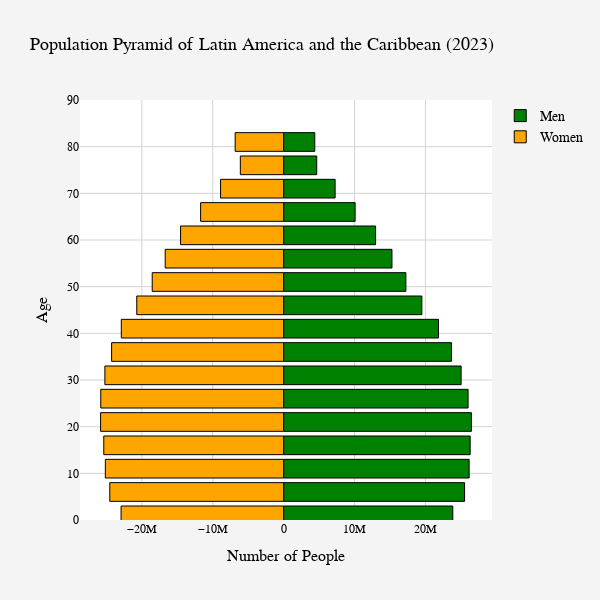

Here is the notebook cell this chart was saved with:
### Code cell
# Regional Context
    # All of Latin America & the Caribbean (TLA)
country_choice_2 = "TLA"
LA_caribbean = wbdata.get_dataframe(categories,country=country_choice_2)

# Creating a population pyramid
py.init_notebook_mode(connected=True)

layout_LA_caribbean = go.Layout(
    title="Population Pyramid of Latin America and the Caribbean (2023)",
    title_font=dict(size=18, color='black'),
    barmode='overlay',
    width=600,
    height=600,
    paper_bgcolor='#f4f4f4',
    plot_bgcolor='#ffffff',
    font=dict(family="Arial, sans-serif", size=14, color="black"),
    xaxis=dict(
        title='Number of People',
        title_font=dict(size=16),
        tickfont=dict(size=12),
        gridcolor='lightgray'
    ),
    yaxis=dict(
        range=[0, 90],
        title='Age',
        title_font=dict(size=16),
        tickfont=dict(size=12),
        gridcolor='lightgray'
    ),
    showlegend=True
)

bins_LA_caribbean = [go.Bar(x = LA_caribbean.loc[str(2023),:].filter(regex="Male").values,
               y = [int(s[:2])+1 for s in ages],
               orientation='h',
               name='Men',
               marker=dict(color='green', line=dict(color='black', width=1)),
               hoverinfo='skip'
               ),

        go.Bar(x = -LA_caribbean.loc[str(2023),:].filter(regex="Female").values,
               y=[int(s[:2])+1 for s in ages],
               orientation='h',
               name='Women',
               marker=dict(color='yellow', line=dict(color='black', width=1)),
               hoverinfo='skip',
               )
        ]

py.iplot(dict(data=bins_LA_caribbean, layout=layout_LA_caribbean))

### Figure 1 — Plotly figure (JSON) as saved in the notebook; plotly's stock layout.template omitted (floating-point values rounded to 4 significant figures)
{"data": [{"hoverinfo": "skip", "marker": {"color": "green", "line": {"color": "black", "width": 1}}, "name": "Men", "orientation": "h", "type": "bar", "x": [23862208, 25525186, 26166550, 26311425, 26485310, 26019051, 25033048, 23676457, 21845348, 19494938, 17244684, 15279069, 12971568, 10081282, 7263821, 4665008, 4390431], "y": [1, 6, 11, 16, 21, 26, 31, 36, 41, 46, 51, 56, 61, 66, 71, 76, 81]}, {"hoverinfo": "skip", "marker": {"color": "orange", "line": {"color": "black", "width": 1}}, "name": "Women", "orientation": "h", "type": "bar", "x": [-22934780, -24529189, -25154957, -25375114, -25822451, -25800251, -25216804, -24269977, -22901906, -20721065, -18542575, -16709194, -14541310, -11712498, -8898661, -6111010, -6840845], "y": [1, 6, 11, 16, 21, 26, 31, 36, 41, 46, 51, 56, 61, 66, 71, 76, 81]}], "layout": {"barmode": "overlay", "font": {"color": "black", "family": "Arial, sans-serif", "size": 14}, "height": 600, "paper_bgcolor": "#f4f4f4", "plot_bgcolor": "#ffffff", "showlegend": true, "title": {"font": {"color": "black", "size": 18}, "text": "Population Pyramid of Latin America and the Caribbean (2023)"}, "width": 600, "xaxis": {"gridcolor": "lightgray", "tickfont": {"size": 12}, "title": {"font": {"size": 16}, "text": "Number of People"}}, "yaxis": {"gridcolor": "lightgray", "range": [0, 90], "tickfont": {"size": 12}, "title": {"font": {"size": 16}, "text": "Age"}}}}
